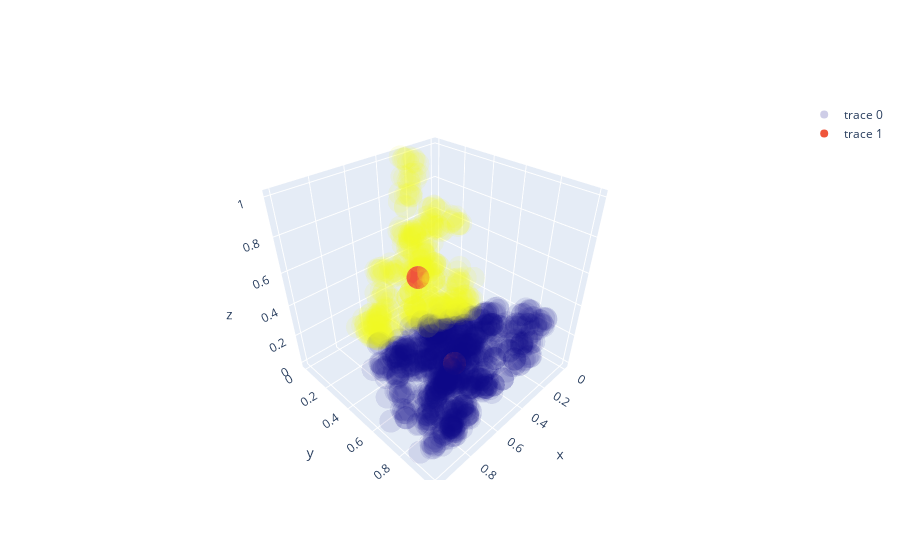

Notebook code cell kept with this figure:
### Code cell
fig = go.Figure(data =[go.Scatter3d(
        x=clusters_df['variance'], 
        y=clusters_df['skewness'], 
        z=clusters_df['curtosis'],
        mode='markers',
        marker=dict(color=clusters_df['clusters'],
                opacity=0.1,
            )),
    ])

fig.add_trace(
    go.Scatter3d(x=centroids_df['variance'],
                 y=centroids_df['skewness'],
                 z=centroids_df['curtosis'],
                 mode='markers')
)

# # set opacity of markers
# fig.data[0].marker.opacity = 0.5
# fig.data[1].marker.opacity = 0.5


fig.show()

### Figure 1 — Plotly figure (JSON) as saved in the notebook; plotly's stock layout.template omitted (floating-point values rounded to 4 significant figures; data arrays with more than 128 entries replaced by an {"elided": "..."} marker saying what was removed)
{"data": [{"marker": {"color": {"elided": "1372 int values"}, "opacity": 0.1}, "mode": "markers", "type": "scatter3d", "x": {"elided": "1372 float values"}, "y": {"elided": "1372 float values"}, "z": {"elided": "1372 float values"}}, {"mode": "markers", "type": "scatter3d", "x": [0.5727, 0.4714], "y": [0.7092, 0.3416], "z": [0.1884, 0.4886]}], "layout": {}}
